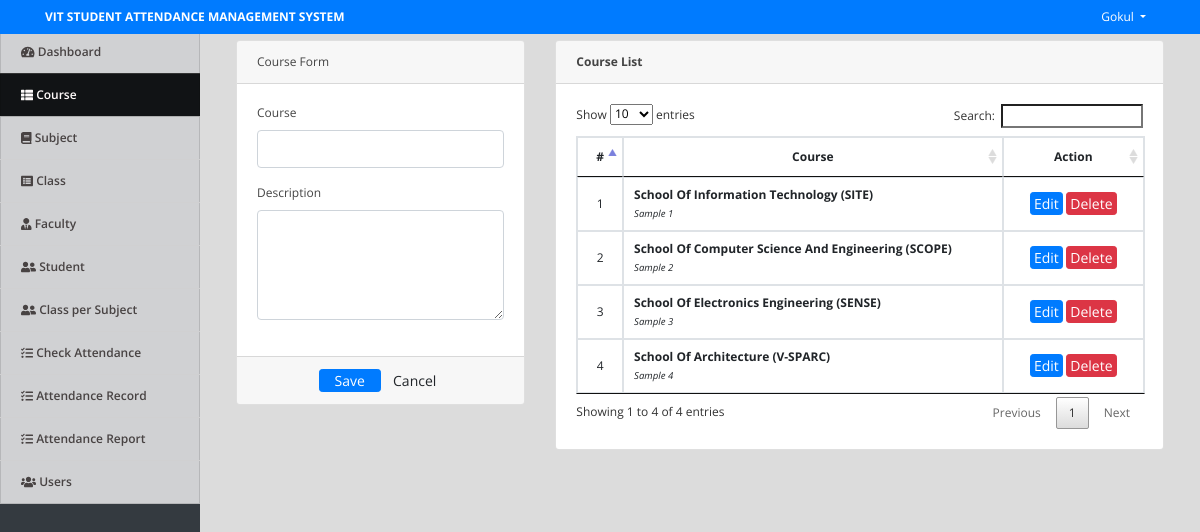
Screenshot of /index.php?page=courses (signed in) with the database file from the repository.
### tables this page shows
CREATE TABLE `courses` (
  `id` int(30) NOT NULL,
  `course` varchar(100) NOT NULL,
  `description` text NOT NULL,
  `date_created` datetime NOT NULL DEFAULT current_timestamp()
);

### courses.php (the view, shortened to what this page needs)
<?php include('db_connect.php');?>
<div class="container-fluid">
	<div class="col-lg-12">
		<div class="row">
			<div class="col-md-4">
			<form action="" id="manage-course">
				<div class="card">
					<div class="card-header">
						    Course Form
				  	</div>
					<div class="card-body">
							<div class="form-group">
								<label class="control-label">Course</label>
								<input type="text" class="form-control" name="course">
							</div>
							<div class="form-group">
								<label class="control-label">Description</label>
								<textarea name="description" id="" cols="30" rows="4" class="form-control"></textarea>
							</div>
					</div>
					<div class="card-footer">
						<div class="row">
							<div class="col-md-12">
								<button class="btn btn-sm btn-primary col-sm-3 offset-md-3"> Save</button>
								<button class="btn btn-sm btn-default col-sm-3" type="reset"> Cancel</button>
							</div>
						</div>
					</div>
				</div>
			</form>
			</div>
			<div class="col-md-8">
				<div class="card">
					<div class="card-header">
						<b>Course List</b>
					</div>
					<div class="card-body">
						<table class="table table-bordered table-hover">
							<thead>
								<tr>
									<th class="text-center" width="5%">#</th>
									<th class="text-center">Course</th>
									<th class="text-center" width="25%">Action</th>
								</tr>
							</thead>
							<tbody>
								<?php
								$i = 1;
								$course = $conn->query("SELECT * FROM courses order by id asc");
								while($row=$course->fetch_assoc()):
								?>
								<tr>
									<td class="text-center"><?php echo $i++ ?></td>
									<td class="">
										<p><b><?php echo ucwords($row['course']) ?></b></p>
										<small><i><?php echo $row['description'] ?></i></small>
									</td>
									<td class="text-center">
										<button class="btn btn-sm btn-primary edit_course" type="button" data-id="<?php echo $row['id'] ?>"  data-course="<?php echo $row['course'] ?>"  data-description="<?php echo $row['description'] ?>" >Edit</button>
										<button class="btn btn-sm btn-danger delete_course" type="button" data-id="<?php echo $row['id'] ?>">Delete</button>
									</td>
								</tr>
								<?php endwhile; ?>
							</tbody>
						</table>
					</div>
				</div>
			</div>
		</div>
	</div>
</div>

### assets/css/style.css (style rules this page uses)
body { font-family: "Open Sans", sans-serif; color: #444444; width: 100%; height: calc(100%); font-size: 12px; }
.btn-sm { padding: .0001rem .2rem; }

### index.php (style rules this page uses)
body { background: #80808045; }

### courses.php (style rules this page uses)
td { vertical-align: middle !important; }
td p { margin: unset; }

### rows the page displays
courses: course "School Of Information Technology (SITE)", description "Sample 1"
courses: course "School Of Computer Science And Engineering (SCOPE)", description "Sample 2"
courses: course "School Of Electronics Engineering (SENSE)", description "Sample 3"
courses: course "School Of Architecture (V-SPARC)", description "Sample 4"

### other values shown
$_SESSION['system']['name'] "VIT STUDENT ATTENDANCE MANAGEMENT SYSTEM"
$_SESSION['login_name'] "Gokul"
